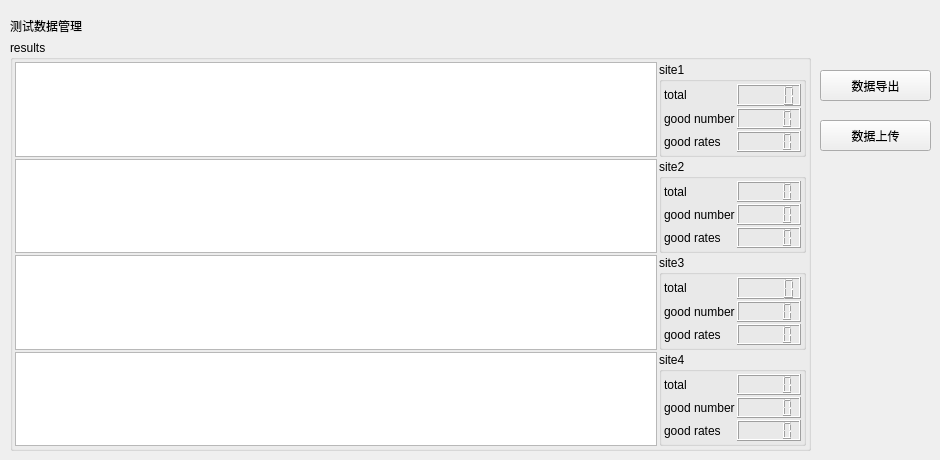
      <widget class="QWidget" name="pageTestData">
       <widget class="QLabel" name="label_4">
        <property name="geometry">
         <rect>
          <x>10</x>
          <y>10</y>
          <width>121</width>
          <height>31</height>
         </rect>
        </property>
        <property name="text">
         <string>测试数据管理</string>
        </property>
       </widget>
       <widget class="QGroupBox" name="groupBox_10">
        <property name="geometry">
         <rect>
          <x>10</x>
          <y>40</y>
          <width>801</width>
          <height>411</height>
         </rect>
        </property>
        <property name="minimumSize">
         <size>
          <width>0</width>
          <height>0</height>
         </size>
        </property>
        <property name="title">
         <string>results</string>
        </property>
        <layout class="QGridLayout" name="gridLayout_17">
         <property name="leftMargin">
          <number>2</number>
         </property>
         <property name="topMargin">
          <number>2</number>
         </property>
         <property name="rightMargin">
          <number>2</number>
         </property>
         <property name="bottomMargin">
          <number>2</number>
         </property>
         <property name="spacing">
          <number>2</number>
         </property>
         <item row="0" column="0">
          <widget class="QTableWidget" name="tableWidget_results_site1">
           <property name="minimumSize">
            <size>
             <width>250</width>
             <height>0</height>
            </size>
           </property>
          </widget>
         </item>
         <item row="0" column="1">
          <widget class="QGroupBox" name="groupBox_11">
           <property name="title">
            <string>site1</string>
           </property>
           <layout class="QGridLayout" name="gridLayout_18">
            <property name="leftMargin">
             <number>2</number>
            </property>
            <property name="topMargin">
             <number>2</number>
            </property>
            <property name="rightMargin">
             <number>2</number>
            </property>
            <property name="bottomMargin">
             <number>2</number>
            </property>
            <property name="spacing">
             <number>2</number>
            </property>
            <item row="0" column="0">
             <widget class="QLabel" name="label_37">
              <property name="text">
               <string>total</string>
              </property>
             </widget>
            </item>
            <item row="0" column="1">
             <widget class="QLCDNumber" name="lcdNumber_total_site1"/>
            </item>
            <item row="1" column="0">
             <widget class="QLabel" name="label_38">
              <property name="text">
               <string>good number</string>
              </property>
             </widget>
            </item>
            <item row="1" column="1">
             <widget class="QLCDNumber" name="lcdNumber_number_site1"/>
            </item>
            <item row="2" column="0">
             <widget class="QLabel" name="label_39">
              <property name="text">
               <string>good rates</string>
              </property>
             </widget>
            </item>
            <item row="2" column="1">
             <widget class="QLCDNumber" name="lcdNumber_rates_site1"/>
            </item>
           </layout>
          </widget>
         </item>
         <item row="1" column="0">
          <widget class="QTableWidget" name="tableWidget_results_site2"/>
         </item>
         <item row="1" column="1">
          <widget class="QGroupBox" name="groupBox_13">
           <property name="title">
            <string>site2</string>
           </property>
           <layout class="QGridLayout" name="gridLayout_19">
            <property name="leftMargin">
             <number>2</number>
            </property>
            <property name="topMargin">
             <number>2</number>
            </property>
            <property name="rightMargin">
             <number>2</number>
            </property>
            <property name="bottomMargin">
             <number>2</number>
            </property>
            <property name="spacing">
             <number>2</number>
            </property>
            <item row="0" column="0">
             <widget class="QLabel" name="label_40">
              <property name="text">
               <string>total</string>
              </property>
             </widget>
            </item>
            <item row="0" column="1">
             <widget class="QLCDNumber" name="lcdNumber_total_site2"/>
            </item>
            <item row="1" column="0">
             <widget class="QLabel" name="label_41">
              <property name="text">
               <string>good number</string>
              </property>
             </widget>
            </item>
            <item row="1" column="1">
             <widget class="QLCDNumber" name="lcdNumber_number_site2">
              <property name="font">
               <font>
                <weight>50</weight>
                <bold>false</bold>
               </font>
              </property>
             </widget>
            </item>
            <item row="2" column="0">
             <widget class="QLabel" name="label_42">
              <property name="text">
               <string>good rates</string>
              </property>
             </widget>
            </item>
            <item row="2" column="1">
             <widget class="QLCDNumber" name="lcdNumber_rates_site2"/>
            </item>
           </layout>
          </widget>
         </item>
         <item row="2" column="0">
          <widget class="QTableWidget" name="tableWidget_results_site3"/>
         </item>
         <item row="2" column="1">
          <widget class="QGroupBox" name="groupBox_14">
           <property name="title">
            <string>site3</string>
           </property>
           <layout class="QGridLayout" name="gridLayout_20">
            <property name="leftMargin">
             <number>2</number>
            </property>
            <property name="topMargin">
             <number>2</number>
            </property>
            <property name="rightMargin">
             <number>2</number>
            </property>
            <property name="bottomMargin">
             <number>2</number>
            </property>
            <property name="spacing">
             <number>2</number>
            </property>
            <item row="0" column="0">
             <widget class="QLabel" name="label_43">
              <property name="text">
               <string>total</string>
              </property>
             </widget>
            </item>
            <item row="0" column="1">
             <widget class="QLCDNumber" name="lcdNumber_total_site3"/>
            </item>
            <item row="1" column="0">
             <widget class="QLabel" name="label_44">
              <property name="text">
               <string>good number</string>
              </property>
             </widget>
            </item>
            <item row="1" column="1">
             <widget class="QLCDNumber" name="lcdNumber_number_site3"/>
            </item>
            <item row="2" column="0">
             <widget class="QLabel" name="label_45">
              <property name="text">
               <string>good rates</string>
              </property>
             </widget>
            </item>
            <item row="2" column="1">
             <widget class="QLCDNumber" name="lcdNumber_rates_site3"/>
            </item>
           </layout>
          </widget>
         </item>
         <item row="3" column="0">
          <widget class="QTableWidget" name="tableWidget_results_site4"/>
         </item>
         <item row="3" column="1">
          <widget class="QGroupBox" name="groupBox_15">
           <property name="title">
            <string>site4</string>
           </property>
           <layout class="QGridLayout" name="gridLayout_21">
            <property name="leftMargin">
             <number>2</number>
            </property>
            <property name="topMargin">
             <number>2</number>
            </property>
            <property name="rightMargin">
             <number>2</number>
            </property>
            <property name="bottomMargin">
             <number>2</number>
            </property>
            <property name="spacing">
             <number>2</number>
            </property>
            <item row="0" column="0">
             <widget class="QLabel" name="label_46">
              <property name="text">
               <string>total</string>
              </property>
             </widget>
            </item>
            <item row="0" column="1">
             <widget class="QLCDNumber" name="lcdNumber_total_site4"/>
            </item>
            <item row="1" column="0">
             <widget class="QLabel" name="label_47">
              <property name="text">
               <string>good number</string>
              </property>
             </widget>
            </item>
            <item row="1" column="1">
             <widget class="QLCDNumber" name="lcdNumber_number_site4"/>
            </item>
            <item row="2" column="0">
             <widget class="QLabel" name="label_48">
              <property name="text">
               <string>good rates</string>
              </property>
             </widget>
            </item>
            <item row="2" column="1">
             <widget class="QLCDNumber" name="lcdNumber_rates_site4"/>
            </item>
           </layout>
          </widget>
         </item>
        </layout>
       </widget>
       <widget class="QPushButton" name="pushButton_TestData_export">
        <property name="geometry">
         <rect>
          <x>820</x>
          <y>70</y>
          <width>111</width>
          <height>31</height>
         </rect>
        </property>
        <property name="text">
         <string>数据导出</string>
        </property>
       </widget>
       <widget class="QPushButton" name="pushButton_TestData_upload">
        <property name="geometry">
         <rect>
          <x>820</x>
          <y>120</y>
          <width>111</width>
          <height>31</height>
         </rect>
        </property>
        <property name="text">
         <string>数据上传</string>
        </property>
       </widget>
      </widget>
